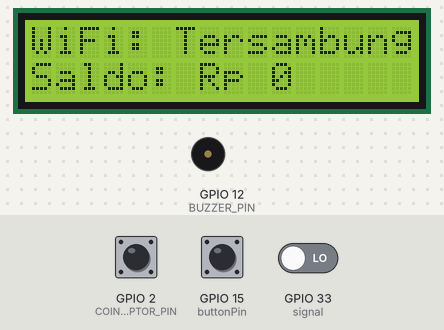
A sketch run on a simulated ESP32. Shown: 16×2 character LCD, buzzer (waves = sounding, pin HIGH). The inputs (shaded band) are chosen by the test bench; at power-on: GPIO 15 (buttonPin) HIGH, GPIO 2 (COIN_ACCEPTOR_PIN) HIGH, GPIO 33 (signal) LOW. WiFi joins after 1.5 s; servers stay silent unless stated; uploads are accepted with an empty reply; EEPROM starts erased; pins used as bus, display or sensor lines are not drawn; what the sketch prints to the serial monitor is not drawn.

Above: at 3.3 s.
3.4 s: GPIO 15 (buttonPin) pulled LOW for 0.15 s
At 4.5 s:
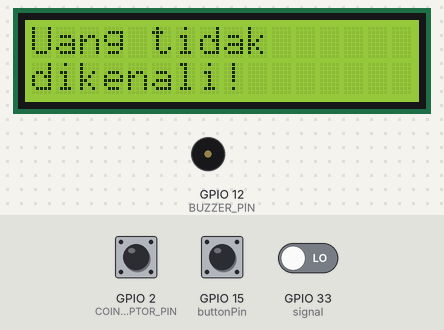
5.6 s: GPIO 2 (COIN_ACCEPTOR_PIN) pulled LOW for 0.15 s
At 6.7 s:
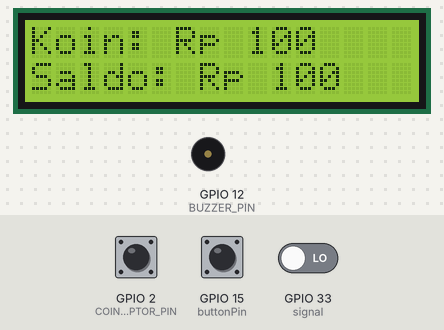
7.3 s: GPIO 15 (buttonPin) pulled LOW for 3.2 s
At 11.0 s:
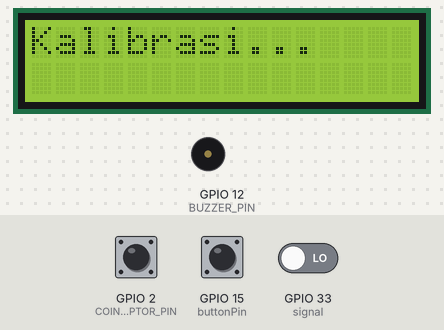
12.0 s: GPIO 2 (COIN_ACCEPTOR_PIN) pulled LOW for 1 s
At 13.0 s:
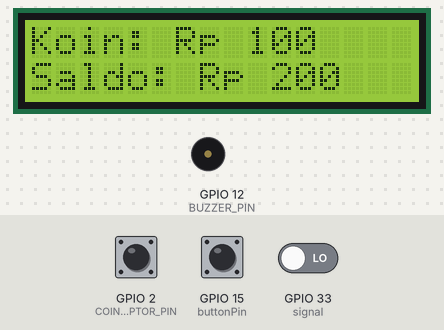
14.5 s: GPIO 15 (buttonPin) pulled LOW for 1 s
At 15.97 s:
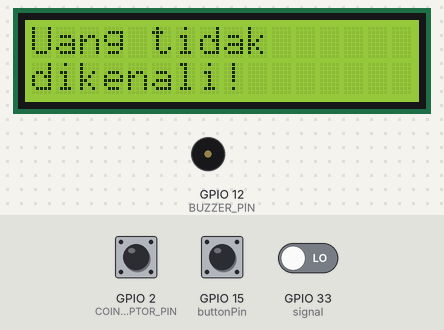
Timing chart, 0 to 17.8 s (numbered marks = the images above; inputs shaded):
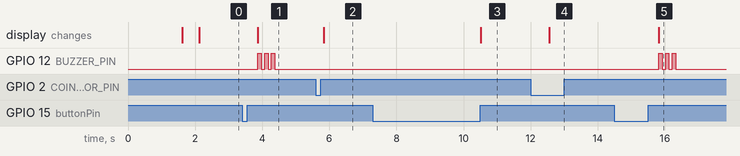

Measured:
- after the input at 3.4 s, GPIO 12 (BUZZER_PIN): alternates HIGH for 0.10 s and LOW for 0.10 s, 6 changes in all, then stays LOW, starting after 0.47 s; the display: changes after 0.47 s (image 1)
- after the input at 5.6 s, the display: changes after 0.23 s (image 2)
- after the input at 7.3 s, the display: changes after 3.2 s (image 3)
- after the input at 12.0 s, the display: changes after 0.56 s (image 4)
- after the input at 14.5 s, GPIO 12 (BUZZER_PIN): alternates HIGH for 0.10 s and LOW for 0.10 s, 6 changes in all, then stays LOW, starting after 1.3 s; the display: changes after 1.3 s (image 5)

The sketch:

arduino_jose.ino
```cpp
#include <Arduino.h>
#include <EEPROM.h>
#include <ESP32Servo.h>
#include <WiFi.h>
#include <HTTPClient.h>
#include <Wire.h>
#include <LiquidCrystal_I2C.h>

// LCD I2C
LiquidCrystal_I2C lcd(0x27, 16, 2);

// --- PIN ESP32 ---
#define COIN_ACCEPTOR_PIN 2
#define S0 4
#define S1 5
#define S2 18
#define S3 19
#define signal 33
#define OE 17
#define buttonPin 15
#define SERVO_PIN 14
#define BUZZER_PIN 12

Servo myServo;
const unsigned long waktu[] = {1000, 1000};
const int sudut[] = {0, 60};
unsigned long lastMillisServo = 0;
int stateServo = 0;

// EEPROM
#define EEPROM_SIZE 64

// WiFi
const char* ssid = "Joseeeeehhhhh";
const char* password = "naninuneno";
const char* serverName = "https://script.google.com/macros/s/AKfycbwro0-_xc4moL0juVBN1uFQK4W7JSnrs9My1e3g_Ukdcmyp_Zs82KJvb7uJCrDbjfWL/exec";

// Coin
volatile int impulsCount = 0;
unsigned long lastImpulsTime = 0;
const unsigned long COIN_PROCESS_DELAY = 200;
float total_amount = 0.0;

// Cooldown deteksi uang kertas
unsigned long lastDetectTime = 0;
const unsigned long cooldownWaktu = 2000;

// Toleransi Warna
const int toleransiR = 10;
const int toleransiG = 10;
const int toleransiB = 10;

struct ColorRange {
  int nominal;
  int r_min, r_max, g_min, g_max, b_min, b_max;
};

// Data RGB Uang Kertas
ColorRange ranges[] = {
  {100000, 233 - toleransiR, 233 + toleransiR, 316 - toleransiG, 316 + toleransiG, 297 - toleransiB, 297 + toleransiB},
  //50bersih2022
  {50000, 282 - toleransiR, 282 + toleransiR, 255 - toleransiG, 255 + toleransiG, 213 - toleransiB, 213 + toleransiB},
  //50butek2016
  {50000, 301 - toleransiR, 301 + toleransiR, 272 - toleransiG, 272 + toleransiG, 231 - toleransiB, 231 + toleransiB},
   //20bersih
  {20000, 245 - toleransiR, 245 + toleransiR, 229 - toleransiG, 229 + toleransiG, 228 - toleransiB, 228 + toleransiB},
    //20butek
  {20000, 278 - toleransiR, 278 + toleransiR, 274 - toleransiG, 274 + toleransiG, 284 - toleransiB, 284 + toleransiB},
  //10edisi2022
  {10000, 232 - toleransiR, 232 + toleransiR, 265 - toleransiG, 265 + toleransiG, 225 - toleransiB, 225 + toleransiB},
  {10000, 245 - toleransiR, 245 + toleransiR, 275 - toleransiG, 275 + toleransiG, 233 - toleransiB, 233 + toleransiB},
  //5000bersih2022
  {5000, 174 - toleransiR, 174 + toleransiR, 221 - toleransiG, 221 + toleransiG, 212 - toleransiB, 212 + toleransiB},
  //5000edisi2022butek
  {5000, 209 - toleransiR, 209 + toleransiR, 262 - toleransiG, 262 + toleransiG, 258 - toleransiB, 258 + toleransiB},
  //2000edisi2022
  {2000, 242 - toleransiR, 242 + toleransiR, 248 - toleransiG, 248 + toleransiG, 231 - toleransiB, 231 + toleransiB},
  //2000edisi2012
  {2000, 219 - toleransiR, 219 + toleransiR, 257 - toleransiG, 257 + toleransiG, 245 - toleransiB, 245 + toleransiB},
    // 1000butek2022
  {1000, 185 - toleransiR, 185 + toleransiR, 214 - toleransiG, 214 + toleransiG, 216 - toleransiB, 216 + toleransiB},
  // 1000butek2016
  {1000, 237 - toleransiR, 237 + toleransiR, 295 - toleransiG, 295 + toleransiG, 327 - toleransiB, 327 + toleransiB},

};

unsigned long red, green, blue;
bool modeKalibrasi = false;

void IRAM_ATTR incomingImpuls() {
  impulsCount++;
  lastImpulsTime = millis();
}

void bacaSensor() {
  digitalWrite(S2, LOW);
  digitalWrite(S3, LOW);
  red = pulseIn(signal, HIGH, 100000);

  digitalWrite(S2, HIGH);
  digitalWrite(S3, HIGH);
  green = pulseIn(signal, HIGH, 100000);

  digitalWrite(S2, LOW);
  digitalWrite(S3, HIGH);
  blue = pulseIn(signal, HIGH, 100000);
}

int deteksiNominal(int r, int g, int b) {
  for (auto &rg : ranges) {
    if (r >= rg.r_min && r <= rg.r_max &&
        g >= rg.g_min && g <= rg.g_max &&
        b >= rg.b_min && b <= rg.b_max) {
      return rg.nominal;
    }
  }
  return 0;
}

void kalibrasiWarna() {
  const int jumlahSampel = 5;
  long totalR = 0, totalG = 0, totalB = 0;

  lcd.clear();
  lcd.setCursor(0, 0);
  lcd.print("Kalibrasi...");
  Serial.println("Masukkan uang kertas di depan sensor...");

  for (int i = 0; i < jumlahSampel; i++) {
    bacaSensor();
    totalR += red;
    totalG += green;
    totalB += blue;
    delay(100);
  }

  int rataR = totalR / jumlahSampel;
  int rataG = totalG / jumlahSampel;
  int rataB = totalB / jumlahSampel;

  Serial.println("=== HASIL KALIBRASI ===");
  Serial.print("Rata-rata R: "); Serial.println(rataR);
  Serial.print("Rata-rata G: "); Serial.println(rataG);
  Serial.print("Rata-rata B: "); Serial.println(rataB);

  Serial.println();
  Serial.print("{NOMINAL, ");
  Serial.print(rataR); Serial.print(" - toleransiR, ");
  Serial.print(rataR); Serial.print(" + toleransiR, ");
  Serial.print(rataG); Serial.print(" - toleransiG, ");
  Serial.print(rataG); Serial.print(" + toleransiG, ");
  Serial.print(rataB); Serial.print(" - toleransiB, ");
  Serial.print(rataB); Serial.println(" + toleransiB},");
  Serial.println("========================");
}

void masukModeDeteksi() {
  if (millis() - lastDetectTime < cooldownWaktu) {
    Serial.println("⏳ Cooldown, tunggu sebentar...");
    return;
  }

  bacaSensor();
  int nilai = deteksiNominal(red, green, blue);

  if (nilai > 0) {
    lastDetectTime = millis();

    total_amount += nilai;
    EEPROM.put(0, total_amount);
    EEPROM.commit();

    myServo.attach(SERVO_PIN);
    myServo.write(0);
    unsigned long startServoTime = millis();
    while (millis() - startServoTime < 3000) {
      myServo.write(sudut[stateServo]);
      if (millis() - lastMillisServo >= waktu[stateServo]) {
        lastMillisServo = millis();
        stateServo = (stateServo + 1) % 2;
      }
    }
    myServo.detach();


    digitalWrite(BUZZER_PIN, HIGH);
    delay(500);
    digitalWrite(BUZZER_PIN, LOW);

    lcd.clear();
    lcd.setCursor(0, 0);
    lcd.print("Uang: Rp ");
    lcd.print(nilai);
    lcd.setCursor(0, 1);
    lcd.print("Saldo: Rp ");
    lcd.print((int)total_amount);

    kirimKeSpreadsheet(nilai, total_amount);
    Serial.print("✅ Uang kertas terdeteksi: Rp ");
    Serial.println(nilai);
  } else {
    lcd.clear();
    lcd.setCursor(0, 0);
    lcd.print("Uang tidak");
    lcd.setCursor(0, 1);
    lcd.print("dikenali!");
    Serial.println("❌ Tidak dikenali");

    for (int i = 0; i < 3; i++) {
      digitalWrite(BUZZER_PIN, HIGH);
      delay(100);
      digitalWrite(BUZZER_PIN, LOW);
      delay(100);
    }
  }
}

void kirimKeSpreadsheet(int nominal, float total) {
  if (WiFi.status() == WL_CONNECTED) {
    HTTPClient http;
    String url = String(serverName) + "?nominal=" + nominal + "&total=" + total;
    http.begin(url);
    http.useHTTP10(true);
    int httpCode = http.GET();

    if (httpCode > 0) {
      Serial.println("📤 Data terkirim ke Spreadsheet!");
    } else {
      Serial.print("❌ Gagal kirim. Kode: ");
      Serial.println(httpCode);
    }
    http.end();
  } else {
    Serial.println("⚠️ WiFi tidak terhubung!");
  }
}

void setup() {
  Serial.begin(115200);
  lcd.init();
  lcd.backlight();
  lcd.setCursor(0, 0);
  lcd.print("Mendeteksi...");
  lcd.setCursor(0, 1);
  lcd.print("Saldo: Rp 0");


  EEPROM.begin(EEPROM_SIZE);
  EEPROM.get(0, total_amount);
  if (isnan(total_amount) || total_amount < 0 || total_amount > 10000000) {
    total_amount = 0.0;
    EEPROM.put(0, total_amount);
    EEPROM.commit();
  }

  WiFi.begin(ssid, password);
  Serial.print("🔌 Menghubungkan ke WiFi");
  while (WiFi.status() != WL_CONNECTED) {
    delay(500);
    Serial.print(".");
  }
  Serial.println("\n✅ WiFi Tersambung!");
  lcd.clear();
  lcd.setCursor(0, 0);
  lcd.print("WiFi: Tersambung");
  delay(500);

  pinMode(BUZZER_PIN, OUTPUT);
  digitalWrite(BUZZER_PIN, LOW);

  pinMode(COIN_ACCEPTOR_PIN, INPUT_PULLUP);
  attachInterrupt(digitalPinToInterrupt(COIN_ACCEPTOR_PIN), incomingImpuls, FALLING);
  pinMode(buttonPin, INPUT_PULLUP);

  pinMode(S0, OUTPUT);
  pinMode(S1, OUTPUT);
  pinMode(S2, OUTPUT);
  pinMode(S3, OUTPUT);
  pinMode(signal, INPUT);
  pinMode(OE, OUTPUT);
  digitalWrite(S0, HIGH);
  digitalWrite(S1, LOW);
  digitalWrite(OE, LOW);

  lcd.setCursor(0, 1);
  lcd.print("Saldo: Rp ");
  lcd.print((int)total_amount);
  Serial.println("=== Sistem Siap ===");
}

void loop() {
  // Tombol → kalibrasi atau deteksi normal
  if (digitalRead(buttonPin) == LOW) {
    unsigned long startPress = millis();
    while (digitalRead(buttonPin) == LOW) {
      delay(10);
    }
    unsigned long pressDuration = millis() - startPress;

    if (pressDuration > 1500) {
      Serial.println("=== MODE KALIBRASI ===");
      modeKalibrasi = true;
      kalibrasiWarna();
      modeKalibrasi = false;
    } else {
      Serial.println("=== MODE DETEKSI NORMAL ===");
      masukModeDeteksi();
    }
  }

  // Deteksi koin
  if (impulsCount > 0 && (millis() - lastImpulsTime > COIN_PROCESS_DELAY)) {
    int nominalKoin = 0;
    if (impulsCount == 1) nominalKoin = 100;
    else if (impulsCount == 2) nominalKoin = 200;
    else if (impulsCount == 3) nominalKoin = 500;
    else if (impulsCount == 4) nominalKoin = 1000;

    if (nominalKoin > 0) {
      total_amount += nominalKoin;
      EEPROM.put(0, total_amount);
      EEPROM.commit();

      Serial.print("✅ Koin terdeteksi: Rp ");
      Serial.println(nominalKoin);
      Serial.print("💰 Saldo total: Rp ");
      Serial.println((int)total_amount);

      lcd.clear();
      lcd.setCursor(0, 0);
      lcd.print("Koin: Rp ");
      lcd.print(nominalKoin);
      lcd.setCursor(0, 1);
      lcd.print("Saldo: Rp ");
      lcd.print((int)total_amount);

      kirimKeSpreadsheet(nominalKoin, total_amount);
    }
    impulsCount = 0;
  }
}
```
